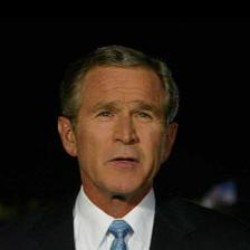
%> input picture classification bayesienne/George_W_Bush/George_W_Bush_0027.jpg, 250 x 250 px; its folder holds 5 pictures in this run
$ octave RDF_Ex2_partie1.m   (GNU Octave 9; MATLAB toolbox functions it lacks are replaced by stand-ins)
%> lines starting %> are read from the running program, lines starting %| are printed output that depends on the picture
%> further down, I_test is the input picture: size 250x250x3 uint8; mean R, G, B 39.9, 31.2, 24.2
%> `imycbcr = rgb2ycbcr(I_test);`: imycbcr: size 250x250x3 uint8; mean of channels 1, 2, 3 44.5, 123.6, 132.3
### classification bayesienne/SelectPixelsCentre.m
function cim=SelectPixelsCentre(image, p)
%> called with image = 'George_W_Bush/George_W_Bush_0001.jpg', p = 0.2

I=imread(image);
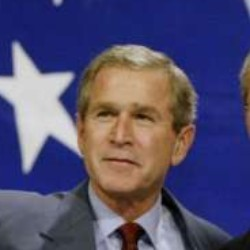
%> input picture classification bayesienne/George_W_Bush/George_W_Bush_0001.jpg, 250 x 250 px
%> I is the input picture: size 250x250x3 uint8; mean R, G, B 83.4, 78.4, 110.6
[M N O]=size(I);
%> M = 250; N = 250; O = 3

minx = floor((M-p*M)/2);
%> minx = 100
miny = floor((N-p*N)/2);
%> miny = 100
maxx= minx+ floor(p*M);
%> maxx = 150
maxy= miny+ floor(p*N);
%> maxy = 150

cim = I(minx:maxx,miny:maxy,:);
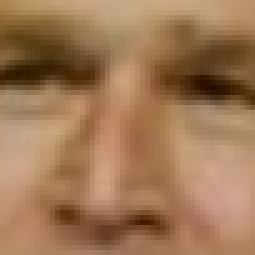
%> cim: size 51x51x3 uint8 (shown 5 times larger); mean R, G, B 159.6, 119.5, 85

### classification bayesienne/get_cbcr.m
%Objectif de la fonction : extraire les composantes chromatiques d'une
%image d'entr閑
function [cb, cr] = get_cbcr(im)
% appel de la fonction de conversion de Matlab  RGB to YCbCr
imycc = rgb2ycbcr(im);
%> imycc: size 51x51x3 uint8; mean of channels 1, 2, 3 125.6, 106.9, 148.1
% filtrage passe bas de chaque plan couleur
% d閒inition du filtre
lpf = 1/9 * ones(3);
% extraction des 2 composantes chromatiques
cb = imycc(:,:,2);
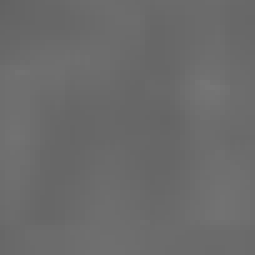
%> cb: size 51x51 uint8 (shown 5 times larger); min 98, max 118, mean 106.9
cr = imycc(:,:,3);
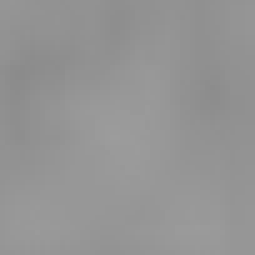
%> cr: size 51x51 uint8 (shown 5 times larger); min 139, max 156, mean 148.1
% filtrage
cb = filter2(lpf, cb);
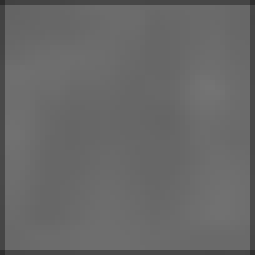
%> cb: size 51x51 double (shown 5 times larger); min 44, max 116.1, mean 104.2
cr = filter2(lpf, cr);
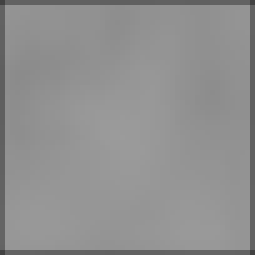
%> cr: size 51x51 double (shown 5 times larger); min 66, max 155.2, mean 144.3

### classification bayesienne/RDF_Ex2_partie1.m
%% Partie 1
clc
clear;
close all;

%% Apprentissage d'un modèle de peau
database_dir='George_W_Bush';

fnames = dir(fullfile(database_dir, '*.jpg'));
num_files = size(fnames,1);
p = 0.2 ;

% Image de test
inputfile='George_W_Bush/George_W_Bush_0027.jpg';
I_test=imread(inputfile);

figure('Name','Image Originale');imshow(I_test);
imycbcr = rgb2ycbcr(I_test);
all_data=[];
for f = 1:20  %num_files to learn from all images
   im=strcat(database_dir,'/',fnames(f).name) ;
   % extraction d'une zone centrale de l'image
   cim=SelectPixelsCentre(im, p);
   % sortie : cim : composé de 3 matrices correspondant aux 3 plans couleurs
   % r=cim(:,:,1), g=cim(:,:,2), b=cim(:,:,3)
   subplot(4,5,f)
   imagesc(cim)

   % extraction des composantes chromatiques cb, cr de la zone précédemment extraite
   [cb, cr] = get_cbcr(cim);
   cb_data=reshape(cb,[size(cb,1)*size(cb,2),1]);
%> cb_data = 2601 values, max 116.1 at index 2109, min 44 at index 1, mean 104.2
   cr_data=reshape(cr,[size(cr,1)*size(cr,2),1]);
%> cr_data = 2601 values, max 155.2 at index 1149, min 66 at index 2551, mean 144.3
   crcb_data=[cr_data cb_data];
%> crcb_data = 2601 rows, first 12: [66.22 44; 99.11 66.11; 98.89 66.56; 98.44 66.89; 98.22 67.44; 97.78 67.89; 97.56 68.33; 97.33 68.56; 97.33 68.89; 97.22 69.22; 97 69.78; 96.67 70.33]
   clear cb; clear cr; clear cb_data; clear cr_data;
   % on obtient un vecteur de taille size(cim,1)*size(cim,2) lignes * 2
   % colonnes (col1 = cr; col2 = cb)
   % chaque ligne de la matrice correspond à un pixel (un échantillon/individu de type
   % peau) caractérisé par 2 valeurs cr, cb filtrées.
   all_data=[all_data;crcb_data];
%> all_data has the same summary as crcb_data
  % figure;imshow(cim);
end
%> pass 2 of the loop `for f = 1:20`:
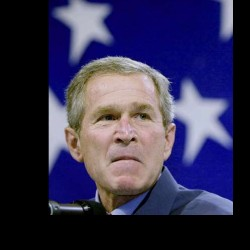
%> input picture classification bayesienne/George_W_Bush/George_W_Bush_0002.jpg, 250 x 250 px
%> in SelectPixelsCentre, I is the input picture: size 250x250x3 uint8; mean R, G, B 53.5, 49.8, 79.8
%> imycc: size 51x51x3 uint8; mean of channels 1, 2, 3 141.7, 118.7, 140.9
%> in get_cbcr (call 2), `cb = filter2(lpf, cb);`:
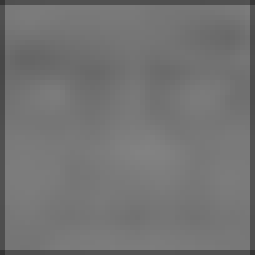
%> cb: size 51x51 double (shown 5 times larger); min 52, max 130.4, mean 115.6
%> in get_cbcr (call 2), `cr = filter2(lpf, cr);`:
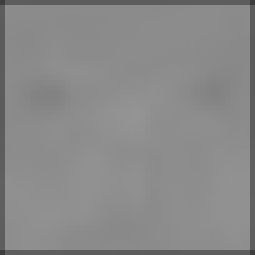
%> cr: size 51x51 double (shown 5 times larger); min 61.89, max 148.2, mean 137.3
%> cb_data = 2601 values, max 130.4 at index 1459, min 52 at index 51, mean 115.6
%> cr_data = 2601 values, max 148.2 at index 1350, min 61.89 at index 2551, mean 137.3
%> crcb_data = 2601 rows, first 12: [62.67 53.33; 93.89 80.11; 93.78 80.33; 93.33 80.11; 93 79.56; 92.56 78.78; 92.44 77.78; 92.44 76.78; 92.56 75.56; 92.67 74.44; 92.67 73.33; 92.67 72.56]
%> pass 3 of the loop `for f = 1:20`:
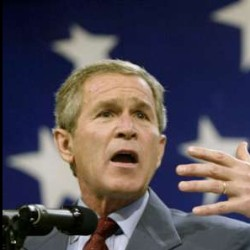
%> input picture classification bayesienne/George_W_Bush/George_W_Bush_0003.jpg, 250 x 250 px
%> in SelectPixelsCentre, I is the input picture: size 250x250x3 uint8; mean R, G, B 83.2, 76.9, 85.3
%> imycc: size 51x51x3 uint8; mean of channels 1, 2, 3 135.2, 108.7, 146.1
%> in get_cbcr (call 3), `cb = filter2(lpf, cb);`:
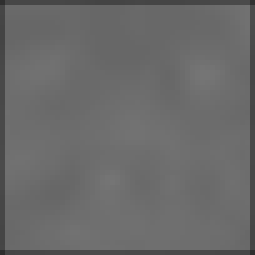
%> cb: size 51x51 double (shown 5 times larger); min 46.89, max 117.4, mean 105.9
%> in get_cbcr (call 3), `cr = filter2(lpf, cr);`:
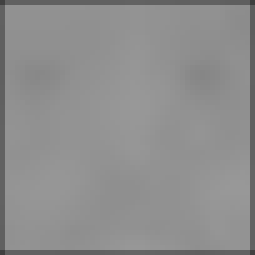
%> cr: size 51x51 double (shown 5 times larger); min 62.89, max 152.4, mean 142.3
%> cb_data = 2601 values, max 117.4 at index 2055, min 46.89 at index 51, mean 105.9
%> cr_data = 2601 values, max 152.4 at index 2384, min 62.89 at index 2551, mean 142.3
%> crcb_data = 2601 rows, first 12: [65.11 47.22; 97.56 70.67; 97.22 70.22; 97.22 69.67; 97 69.11; 96.89 68.78; 96.44 68.67; 96.22 68.67; 96 68.89; 96 69.44; 95.78 70.22; 95.56 71.11]
%> (the run ends here)
